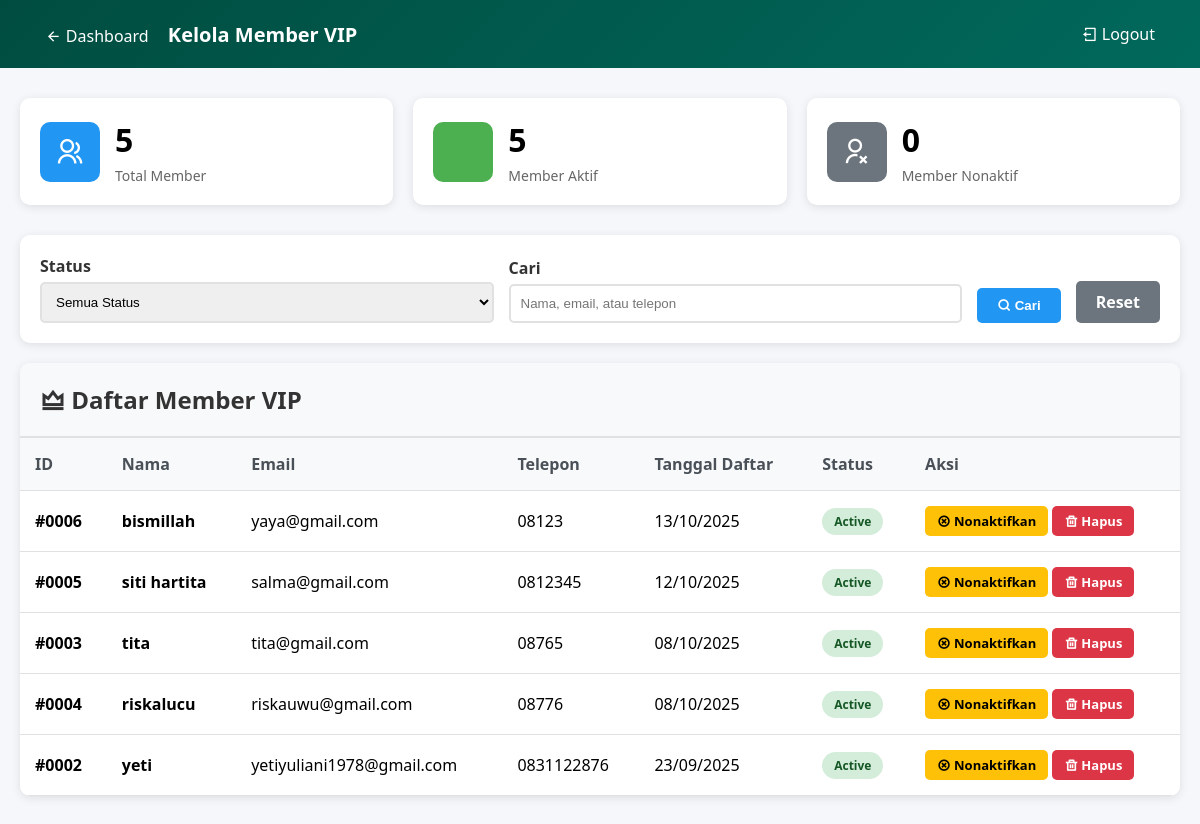
The page /website/admin_member.php (signed in) on the database its author committed.
### tables this page shows
CREATE TABLE IF NOT EXISTS `tb_member` (
  `id_member` int NOT NULL AUTO_INCREMENT,
  `nama` varchar(50) DEFAULT NULL,
  `email` varchar(50) DEFAULT NULL,
  `password` varchar(255) DEFAULT NULL,
  `telepon` varchar(50) DEFAULT NULL,
  `alamat` text,
  `tanggal_daftar` date DEFAULT NULL,
  `status` enum('active','inactive') DEFAULT NULL,
  PRIMARY KEY (`id_member`) USING BTREE
);

### website/admin_member.php (the view, shortened to what this page needs)
<?php
include "koneksi.php";
$filter_search = isset($_GET['search']) ? $_GET['search'] : '';
$where = [];
$where_clause = !empty($where) ? "WHERE " . implode(" AND ", $where) : "";
$members = mysqli_query($koneksi, "SELECT * FROM tb_member $where_clause ORDER BY tanggal_daftar DESC");
$total = mysqli_fetch_assoc(mysqli_query($koneksi, "SELECT COUNT(*) as c FROM tb_member"))['c'];
$active = mysqli_fetch_assoc(mysqli_query($koneksi, "SELECT COUNT(*) as c FROM tb_member WHERE status='active'"))['c'];
$inactive = mysqli_fetch_assoc(mysqli_query($koneksi, "SELECT COUNT(*) as c FROM tb_member WHERE status='inactive'"))['c'];
?>
<!DOCTYPE html>
<html lang="id">
<head>
    <link rel="stylesheet" href="https://cdnjs.cloudflare.com/ajax/libs/remixicon/4.6.0/remixicon.min.css">
</head>
<body>
    <div class="header">
        <div>
            <a href="admin_dashboard.php"><i class="ri-arrow-left-line"></i> Dashboard</a>
            <span style="font-size: 20px; font-weight: bold;">Kelola Member VIP</span>
        </div>
        <a href="admin_logout.php"><i class="ri-logout-box-line"></i> Logout</a>
    </div>
    <div class="container">
        <div class="stats-grid">
            <div class="stat-card">
                <div class="stat-icon total"><i class="ri-group-line"></i></div>
                <div class="stat-info">
                    <h3><?= $total ?></h3>
                    <p>Total Member</p>
                </div>
            </div>
            <div class="stat-card">
                <div class="stat-icon active"><i class="ri-user-check-line"></i></div>
                <div class="stat-info">
                    <h3><?= $active ?></h3>
                    <p>Member Aktif</p>
                </div>
            </div>
            <div class="stat-card">
                <div class="stat-icon inactive"><i class="ri-user-unfollow-line"></i></div>
                <div class="stat-info">
                    <h3><?= $inactive ?></h3>
                    <p>Member Nonaktif</p>
                </div>
            </div>
        </div>
        <form class="filters" method="GET">
            <div class="filter-group">
                <label>Status</label>
                <select name="status">
                    <option value="">Semua Status</option>
                </select>
            </div>
            <div class="filter-group">
                <label>Cari</label>
                <input type="text" name="search" value="<?= htmlspecialchars($filter_search) ?>" placeholder="Nama, email, atau telepon">
            </div>
            <button type="submit" class="btn btn-primary">
                <i class="ri-search-line"></i> Cari
            </button>
            <a href="admin_member.php" class="btn btn-secondary">Reset</a>
        </form>
        <div class="card">
            <div class="card-header">
                <h2><i class="ri-vip-crown-line"></i> Daftar Member VIP</h2>
            </div>
            <table>
                <thead>
                    <tr>
                        <th>ID</th>
                        <th>Nama</th>
                        <th>Email</th>
                        <th>Telepon</th>
                        <th>Tanggal Daftar</th>
                        <th>Status</th>
                        <th>Aksi</th>
                    </tr>
                </thead>
                <tbody>
                    <?php if(mysqli_num_rows($members) > 0): ?>
                        <?php while($m = mysqli_fetch_assoc($members)): ?>
                        <tr>
                            <td><strong>#<?= str_pad($m['id_member'], 4, '0', STR_PAD_LEFT) ?></strong></td>
                            <td><strong><?= htmlspecialchars($m['nama']) ?></strong></td>
                            <td><?= htmlspecialchars($m['email']) ?></td>
                            <td><?= htmlspecialchars($m['telepon']) ?></td>
                            <td><?= date('d/m/Y', strtotime($m['tanggal_daftar'])) ?></td>
                            <td>
                                <span class="status-badge status-<?= $m['status'] ?>">
                                    <?= ucfirst($m['status']) ?>
                                </span>
                            </td>
                            <td>
                                <?php if($m['status'] == 'active'): ?>
                                    <a href="?action=deactivate&id=<?= $m['id_member'] ?>" class="btn btn-warning btn-sm">
                                        <i class="ri-close-circle-line"></i> Nonaktifkan
                                    </a>
                                <?php else: ?>
                                    <a href="?action=activate&id=<?= $m['id_member'] ?>" class="btn btn-success btn-sm">
                                        <i class="ri-checkbox-circle-line"></i> Aktifkan
                                    </a>
                                <?php endif; ?>
                                <a href="?action=delete&id=<?= $m['id_member'] ?>" class="btn btn-danger btn-sm"
                                   onclick="return confirm('Yakin ingin menghapus member ini?')">
                                    <i class="ri-delete-bin-line"></i> Hapus
                                </a>
                            </td>
                        </tr>
                        <?php endwhile; ?>
                    <?php endif; ?>
                </tbody>
            </table>
        </div>
    </div>
</body>
</html>

### website/admin_member.php (style rules this page uses)
* { margin: 0; padding: 0; box-sizing: border-box; }
body { font-family: 'Segoe UI', Arial; background: #f5f7fa; }
.header { background: linear-gradient(135deg, #004d40 0%, #00695c 100%); color: white; padding: 15px 30px; display: flex; justify-content: space-between; align-items: center; }
.header a { color: white; text-decoration: none; padding: 8px 15px; border-radius: 5px; transition: background 0.3s; }
.container { max-width: 1400px; margin: 30px auto; padding: 0 20px; }
.stats-grid { display: grid; grid-template-columns: repeat(auto-fit, minmax(250px, 1fr)); gap: 20px; margin-bottom: 30px; }
.stat-card { background: white; padding: 20px; border-radius: 10px; box-shadow: 0 2px 10px rgba(0,0,0,0.1); display: flex; align-items: center; gap: 15px; }
.stat-icon { width: 60px; height: 60px; border-radius: 10px; display: flex; align-items: center; justify-content: center; font-size: 28px; color: white; }
.stat-icon.total { background: #2196f3; }
.stat-icon.active { background: #4caf50; }
.stat-icon.inactive { background: #6c757d; }
.stat-info h3 { font-size: 32px; margin-bottom: 5px; }
.stat-info p { color: #666; font-size: 14px; }
.filters { background: white; padding: 20px; border-radius: 10px; margin-bottom: 20px; box-shadow: 0 2px 10px rgba(0,0,0,0.1); display: flex; gap: 15px; flex-wrap: wrap; align-items: end; }
.filter-group { flex: 1; min-width: 200px; }
.filter-group label { display: block; margin-bottom: 5px; font-weight: 600; color: #333; }
.filter-group select, .filter-group input { width: 100%; padding: 10px; border: 2px solid #e1e1e1; border-radius: 5px; }
.btn { padding: 10px 20px; border: none; border-radius: 5px; cursor: pointer; font-weight: 600; text-decoration: none; display: inline-block; }
.btn-primary { background: #2196f3; color: white; }
.btn-secondary { background: #6c757d; color: white; }
.btn-warning { background: #ffc107; color: black; }
.btn-danger { background: #dc3545; color: white; }
.btn-sm { padding: 6px 12px; font-size: 13px; }
.card { background: white; border-radius: 10px; box-shadow: 0 2px 10px rgba(0,0,0,0.1); overflow: hidden; }
.card-header { background: #f8f9fa; padding: 20px; border-bottom: 2px solid #e1e1e1; }
.card-header h2 { margin: 0; color: #333; }
table { width: 100%; border-collapse: collapse; }
th, td { padding: 15px; text-align: left; border-bottom: 1px solid #e1e1e1; }
th { background: #f8f9fa; font-weight: 600; color: #495057; }
.status-badge { padding: 5px 12px; border-radius: 20px; font-size: 12px; font-weight: 600; display: inline-block; }
.status-active { background: #d4edda; color: #155724; }

### rows shown on the page
tb_member: id_member "0006", nama "bismillah", email "yaya@gmail.com", telepon "08123", tanggal_daftar "13/10/2025", status "Active"
tb_member: id_member "0005", nama "siti hartita", email "salma@gmail.com", telepon "0812345", tanggal_daftar "12/10/2025", status "Active"
tb_member: id_member "0003", nama "tita", email "tita@gmail.com", telepon "08765", tanggal_daftar "08/10/2025", status "Active"
tb_member: id_member "0004", nama "riskalucu", email "riskauwu@gmail.com", telepon "08776", tanggal_daftar "08/10/2025", status "Active"
tb_member: id_member "0002", nama "yeti", email "yetiyuliani1978@gmail.com", telepon "0831122876", tanggal_daftar "23/09/2025", status "Active"

### other values the page prints
$total "5"
$active "5"
$inactive "0"
